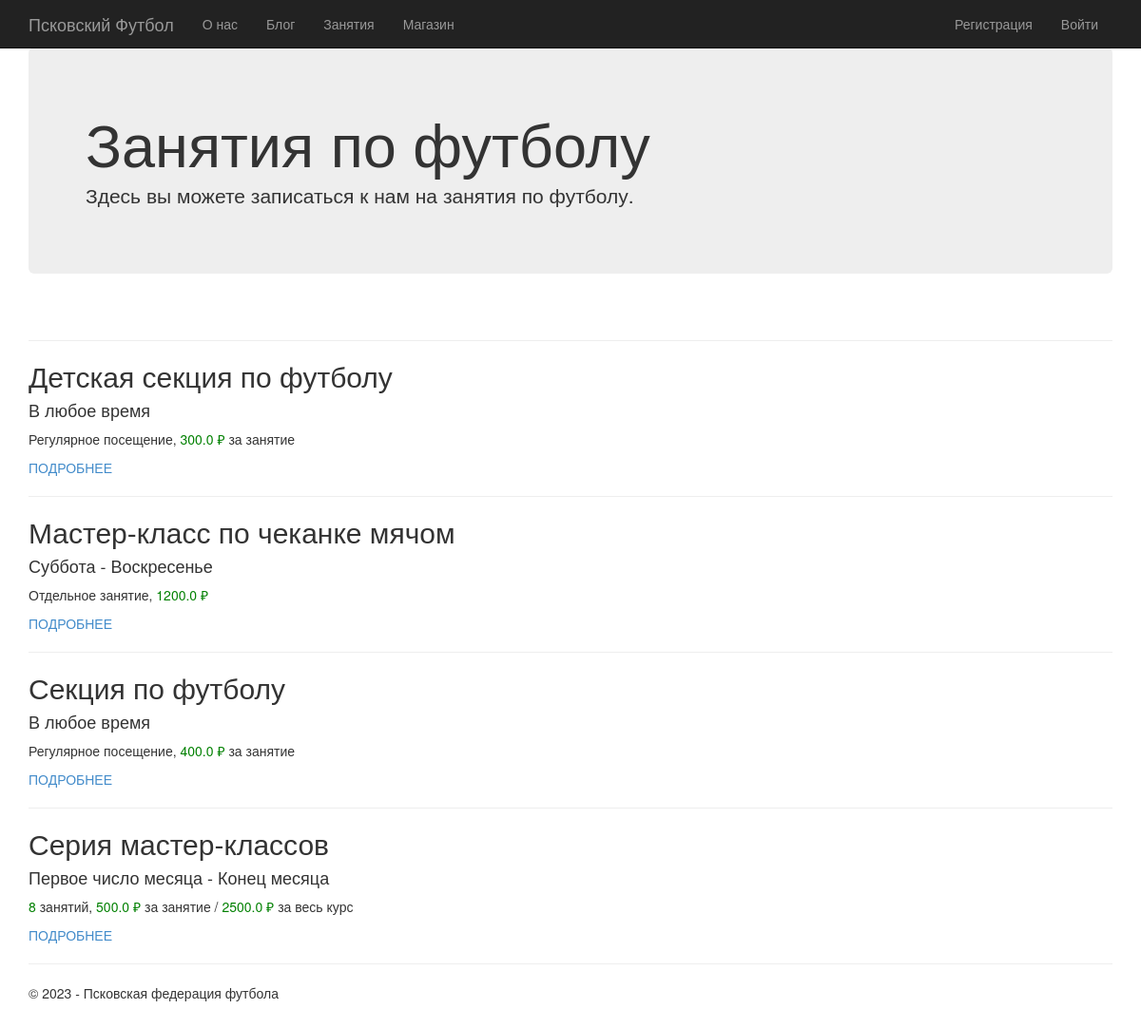
Page /courses/ on the committed database.
### app/models.py (models this page shows, shortened)
class Course(models.Model):
    title = models.CharField(max_length = 100, db_index = True, verbose_name = "Наименование")
    content = models.TextField(blank = True, verbose_name = "Описание")
    price = models.FloatField(verbose_name = "Цена")
    lessons_count = models.IntegerField(default = -1, verbose_name = "Количество занятий")
    full_course_price = models.FloatField(default = -1, verbose_name = "Цена за весь курс со скидкой")
    start_date = models.TextField(blank = True, verbose_name = "Дата начала курса")
    fdate_date = models.TextField(blank = True, verbose_name = "Дата окончания курса")
    class Meta:
        db_table = "Courses"
        ordering = ["title"]
        verbose_name = "Курс"
        verbose_name_plural = "Курсы"

### app/views.py (the view)
# urls.py: path('courses/', views.courses, name= 'courses'),
def courses (request):
    assert isinstance(request, HttpRequest)
    courses = models.Course.objects.all()
    for course in courses:
        course.enrolled = request.user.is_authenticated and models.Enrollment.objects.filter(course=course, owner=request.user).exists()
    return render(
        request,
        'courses.html',
        {
            'title':'Курсы',
            'year':datetime.now().year,
            'courses': courses
        }
    )

### app/templates/courses.html (shortened to what this page needs)
{% extends "layout.html" %}
{% block content %}
<div class="jumbotron">
	<h1>Занятия по футболу</h1>
	<p class="lead">
		Здесь вы можете записаться к нам на занятия по футболу.
	</p>
</div>
<br />
{% for course in courses %}
<hr />
<div class="course-overview">
<h2>{{ course.title }}</h2>
<h4>
	{% if course.start_date and course.fdate_date %}{{ course.start_date }} - {{ course.fdate_date }}
	{% elif course.start_date %}Начиная с {{ course.start_date }}
	{% elif course.fdate_date %}До {{ course.fdate_date }}
	{% else %}В любое время
	{% endif %}
</h4>
<p>
	<span>
		{% if course.lessons_count == 1 %}Отдельное занятие,
		{% elif course.lessons_count != -1 %}<span style="color: green;">{{ course.lessons_count }}</span> занятий,
		{% else %}Регулярное посещение,
		{% endif %}
	</span>
	<span>
		<span style="color: green;">{{ course.price }} ₽</span> {% if course.lessons_count != 1 %}за занятие{% endif %}
		{% if course.full_course_price != -1 %} / <span style="color: green;">{{ course.full_course_price }} ₽</span> за весь курс{% endif %}
	</span>
</p>
<p><a href="{% url 'course' parametr=course.id %}"> ПОДРОБНЕЕ </a> </p>
</div>
{% endfor %}
{% endblock %}

### app/static/content/site.css (style rules this page uses)
body { padding-top: 50px; padding-bottom: 20px; }
.course-overview { transition: .25s; }

### rows in the picture
Course: title "Детская секция по футболу", start_date "В любое время", lessons_count "Регулярное посещение,", price "300.0"
Course: title "Мастер-класс по чеканке мячом", start_date "Суббота", fdate_date "Воскресенье", lessons_count "Отдельное занятие,", price "1200.0"
Course: title "Секция по футболу", start_date "В любое время", lessons_count "Регулярное посещение,", price "400.0"
Course: title "Серия мастер-классов", start_date "Первое число месяца", fdate_date "Конец месяца", lessons_count "8", price "500.0", shows "за занятие", full_course_price "2500.0"
